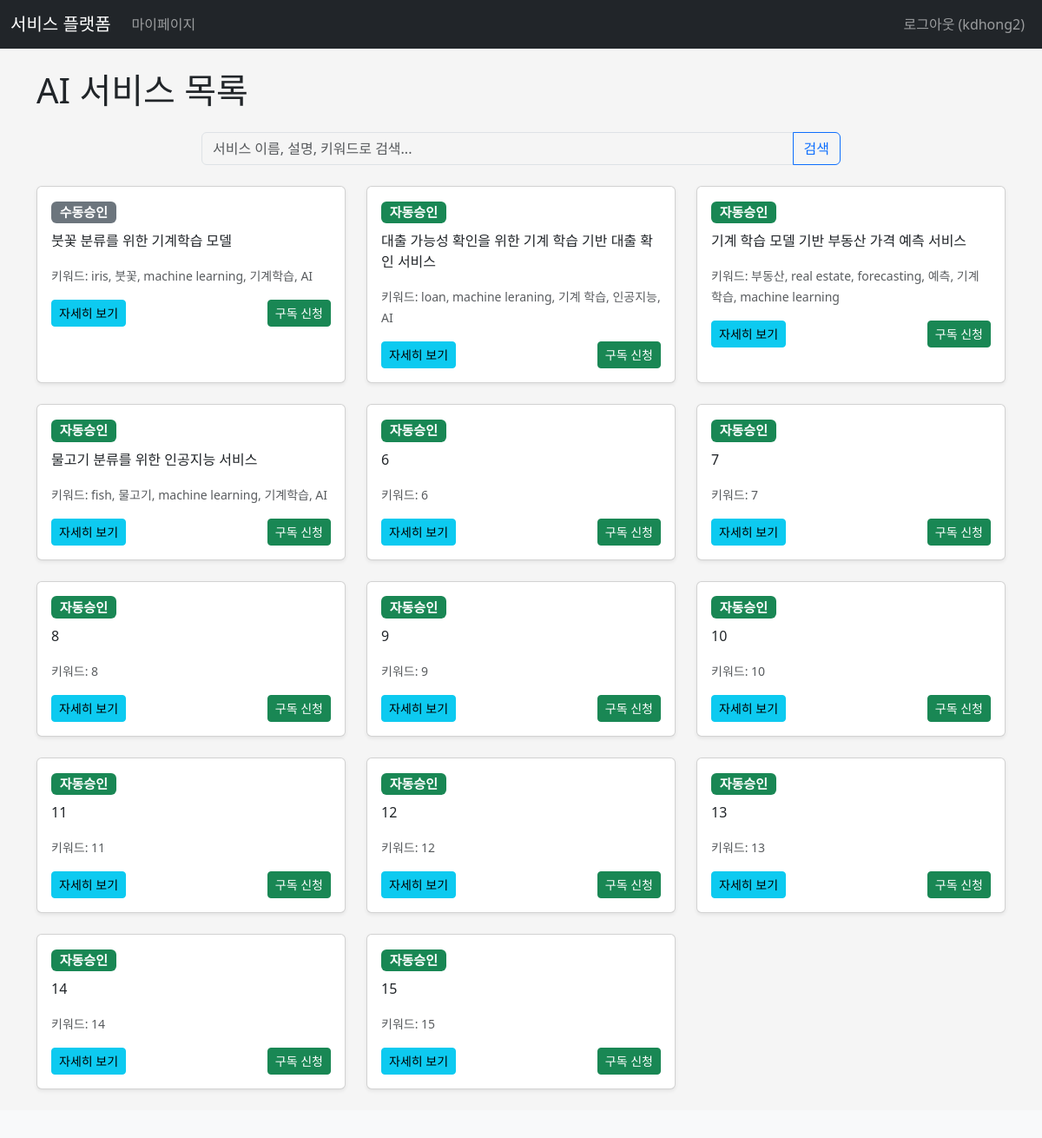
The page /services (signed in) on the database as committed earlier.
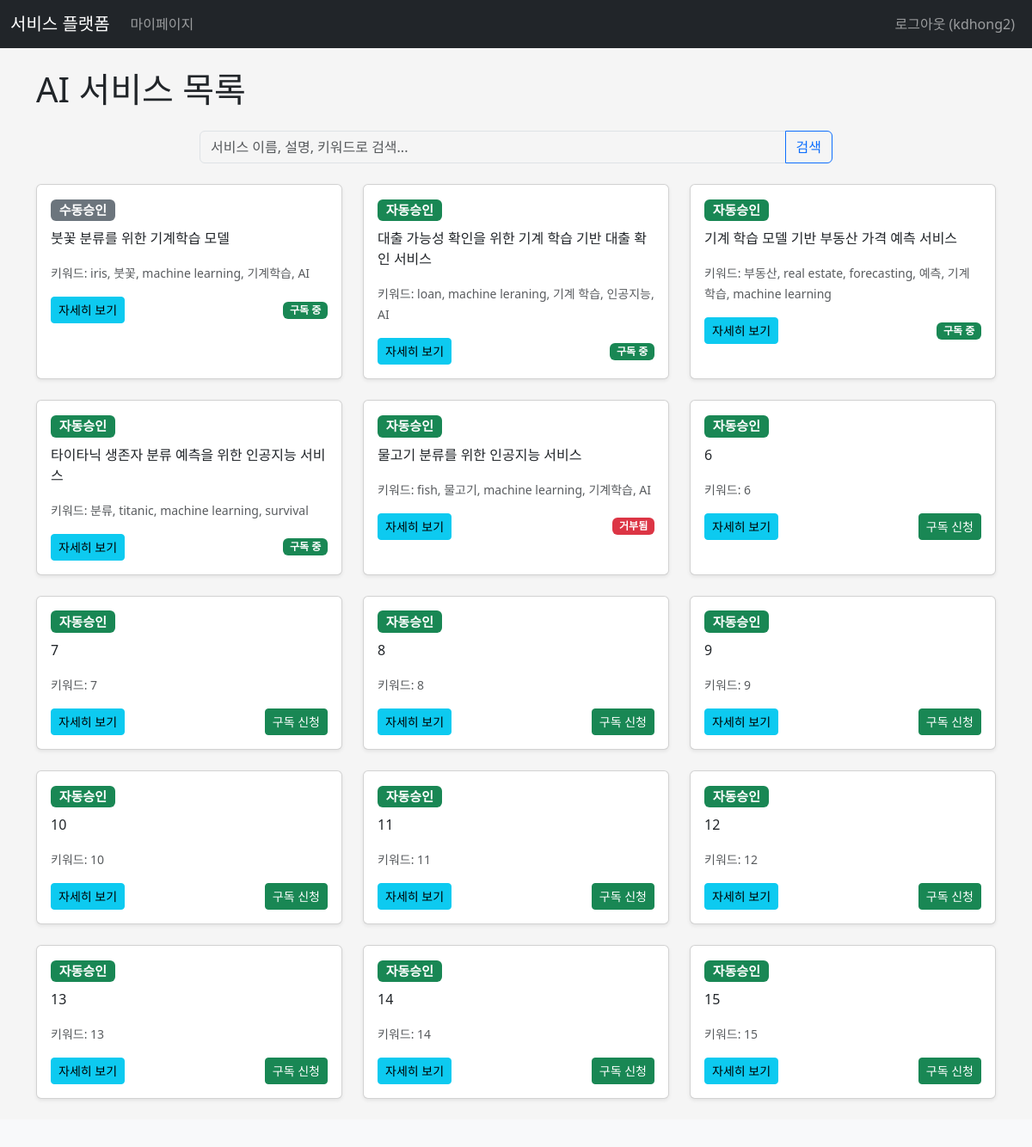
The same page on the database as committed later.
### apps/dbmodels.py (models this page shows, shortened)
class User(db.Model, UserMixin):  # db.Model, UserMixin 상속하는 User 클래스 생성
    __tablename__= "users"  # 삭제시, 테이블 이름은 Model 이름 소문자
    id=db.Column(db.Integer,primary_key=True)
    username=db.Column(db.String, index=True)
    email=db.Column(db.String, unique=True, index= True)
    password_hash=db.Column(db.String)
    is_admin=db.Column(db.Boolean,default=False)
    is_active=db.Column(db.Boolean, default=True)  # 활성화 여부
    usage_count = db.Column(db.Integer, default=0)
    daily_limit = db.Column(db.Integer, default=1000)
    monthly_limit = db.Column(db.Integer, default=5000)
    created_at=db.Column(db.DateTime, default= datetime.now)
    updated_at=db.Column(db.DateTime, default= datetime.now, onupdate=datetime.now)
    subscriptions = db.relationship('Subscription', backref='user', lazy=True, cascade='all, delete-orphan')
    @property
    def password(self):
        """
        Prevent direct reading of the password.
        Attempting to read `user.password` will raise an AttributeError.
        """
        raise AttributeError('password is not a readable attribute')
    @property
    def is_authenticated(self):
        return True

class Service(db.Model):
    __tablename__ = "services"
    id = db.Column(db.Integer, primary_key=True)
    servicename = db.Column(db.String(100), unique=True, nullable=False)
    is_active=db.Column(db.Boolean, default=True)  # 활성화 여부
    is_auto=db.Column(db.Boolean, default=True)  # 자동승인 여부
    price = db.Column(db.Integer, default=0, nullable=False)  # 서비스 단가
    description = db.Column(db.Text, nullable=False)
    keywords = db.Column(db.String(200), nullable=False)
    service_endpoint = db.Column(db.String(255), nullable=True)  # 서비스 엔드포인트 함수, 일단 True
    created_at=db.Column(db.DateTime, default= datetime.now)
    updated_at=db.Column(db.DateTime, default= datetime.now, onupdate=datetime.now)
    subscriptions = db.relationship('Subscription', backref='service', lazy=True, cascade="all, delete-orphan")

### apps/main/views.py (the view)
@main.route('/services') # 추가된 부분 1
def services():
    query = request.args.get('query', '')
    if query:
        search_results = Service.query.filter(
            and_(
                Service.is_active == True,  # Add this line to filter by active services
                or_(
                    Service.servicename.ilike(f'%{query}%'), Service.description.ilike(f'%{query}%'),
                    Service.keywords.ilike(f'%{query}%')
                )
            )
        ).all()
        title = f"'{query}' 검색 결과"
    else:    # When no query, only show active services
        search_results = Service.query.filter_by(is_active=True).all()
        title = "모든 AI 서비스"
    if current_user.is_authenticated:     # 각 서비스별 구독 상태 확인
        user_subscriptions = {sub.service_id: sub.status for sub in current_user.subscriptions}
    else:
        user_subscriptions = {}
    return render_template('main/services.html', services=search_results, query=query, title=title, user_subscriptions=user_subscriptions)

### apps/main/templates/main/services.html (shortened to what this page needs)
{% extends "base.html" %}
{% block content %}
<h1 class="mb-4">AI 서비스 목록</h1>
<div class="row mb-4">
    <div class="col-md-8 offset-md-2">
        <form method="GET" action="{{ url_for('main.services') }}" class="input-group">
            <input type="search" class="form-control" placeholder="서비스 이름, 설명, 키워드로 검색..." aria-label="Search" name="query" value="{{ query }}">
            <button class="btn btn-outline-primary" type="submit">검색</button>
        </form>
    </div>
</div>
{% if services %}
<div class="row">
    {% for service in services %}
    <div class="col-md-4 mb-4">
        <div class="card h-100 shadow-sm">
            <div class="card-body">
                <h5 class="card-title">{{ service.name }}
                    {% if service.is_auto %}
                        <span class="badge bg-success">자동승인</span>
                    {% else %}
                        <span class="badge bg-secondary">수동승인</span>
                    {% endif %}
                </h5>
                <p class="card-text">{{ service.description | truncate(150) }}</p>
                <p class="card-text"><small class="text-muted">키워드: {{ service.keywords }}</small></p>
                <div class="d-flex justify-content-between align-items-center">
                    <a href="{{ url_for('main.service_detail', service_id=service.id) }}" class="btn btn-info btn-sm">자세히 보기</a>
                    {% if current_user.is_authenticated %}
                        {% set status = user_subscriptions.get(service.id) %}
                        {% if status == 'approved' %}
                            <span class="badge bg-success">구독 중</span>
                        {% elif status == 'pending' %}
                            <span class="badge bg-warning text-dark">승인 대기 중</span>
                        {% elif status == 'rejected' %}
                            <span class="badge bg-danger">거부됨</span>
                        {% else %}
                            <a href="{{ url_for('main.service_detail', service_id=service.id) }}" class="btn btn-success btn-sm">구독 신청</a>
                        {% endif %}
                    {% else %}
                        <a href="{{ url_for('auth.login', next=url_for('main.service_detail', service_id=service.id)) }}" class="btn btn-secondary btn-sm">로그인 후 구독</a>
                    {% endif %}
                </div>
            </div>
        </div>
    </div>
    {% endfor %}
</div>
{% else %}
<div class="alert alert-info" role="alert">
    {{ "검색 결과가 없습니다." if query else "아직 등록된 AI 서비스가 없습니다." }}
</div>
{% endif %}
{% endblock %}

### apps/templates/base.html (shortened to what this page needs)
<!doctype  html><html lang="ko"><head><meta charset="UTF-8">
<link href="https://cdn.jsdelivr.net/npm/bootstrap@5.3.7/dist/css/bootstrap.min.css" rel="stylesheet">
<link rel="stylesheet" href={{ url_for('static', filename = 'css/style.css')}}/>
{% block head %}{% endblock %} </head>
<body>
<nav class="navbar navbar-expand-lg navbar-dark bg-dark">
    <div class="container-fluid">
        <a class="navbar-brand" href="{{ url_for('main.index') }}">서비스 플랫폼</a>
        <div class="collapse navbar-collapse" id="navbarNav">
            <ul class="navbar-nav me-auto mb-2 mb-lg-0">
                {% if current_user.is_authenticated %}
                    <li class="nav-item">
                        <a class="nav-link" href="{{ url_for('mypagex.dashboard') }}">마이페이지</a>
                    </li>
                {% endif %}
            </ul>
            <ul class="navbar-nav">
                {% if current_user.is_authenticated %}
                    <li class="nav-item">
                        <a class="nav-link" href="{{ url_for('auth.logout') }}">로그아웃 ({{ current_user.username }})</a>
                    </li>
                {% endif %}
            </ul>
        </div>
    </div>
</nav>
<main role="main" class="container mt-4">
    {% block content %}{% endblock %}
</main>
<footer class="footer mt-auto py-3 bg-light">
    </footer>
</body></html>

### apps/static/css/style.css (style rules this page uses)
body { background-color: #f5f5f5; }
input[type="search"] { background-color: #f5f5f5; }

Rows that differ between the two databases and show on the page:
computed for Service "붓꽃 분류를 위한 기계학습 모델": text "구독 신청" → "구독 중"
computed for Service "대출 가능성 확인을 위한 기계 학습 기반 대출 확인 서비스": text "구독 신청" → "구독 중"
computed for Service "기계 학습 모델 기반 부동산 가격 예측 서비스": text "구독 신청" → "구독 중"
now on this page (row edited): Service: is_auto "자동승인", description "타이타닉 생존자 분류 예측을 위한 인공지능 서비스", keywords "분류, titanic, machine learning, survival", shows "구독 중"
computed for Service "물고기 분류를 위한 인공지능 서비스": text "구독 신청" → "거부됨"
